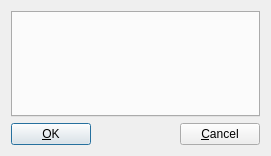
<?xml version="1.0" encoding="UTF-8"?>
<ui version="4.0">
 <class>EditMSidedCardTypeDlg</class>
 <widget class="QWidget" name="EditMSidedCardTypeDlg">
  <property name="geometry">
   <rect>
    <x>0</x>
    <y>0</y>
    <width>271</width>
    <height>156</height>
   </rect>
  </property>
  <property name="windowTitle">
   <string>Edit M-sided card type</string>
  </property>
  <layout class="QVBoxLayout" name="verticalLayout_2">
   <item>
    <layout class="QVBoxLayout" name="verticalLayout">
     <item>
      <widget class="QTabWidget" name="tab_widget">
       <property name="currentIndex">
        <number>-1</number>
       </property>
      </widget>
     </item>
     <item>
      <layout class="QHBoxLayout" name="horizontalLayout">
       <item>
        <widget class="QPushButton" name="ok_button">
         <property name="text">
          <string>&amp;OK</string>
         </property>
         <property name="autoDefault">
          <bool>true</bool>
         </property>
         <property name="default">
          <bool>true</bool>
         </property>
        </widget>
       </item>
       <item>
        <spacer name="horizontalSpacer_2">
         <property name="orientation">
          <enum>Qt::Horizontal</enum>
         </property>
         <property name="sizeHint" stdset="0">
          <size>
           <width>40</width>
           <height>20</height>
          </size>
         </property>
        </spacer>
       </item>
       <item>
        <widget class="QPushButton" name="cancel_button">
         <property name="text">
          <string>&amp;Cancel</string>
         </property>
         <property name="autoDefault">
          <bool>true</bool>
         </property>
        </widget>
       </item>
      </layout>
     </item>
    </layout>
   </item>
  </layout>
 </widget>
 <resources/>
 <connections>
  <connection>
   <sender>ok_button</sender>
   <signal>clicked()</signal>
   <receiver>EditMSidedCardTypeDlg</receiver>
   <slot>accept()</slot>
   <hints>
    <hint type="sourcelabel">
     <x>30</x>
     <y>137</y>
    </hint>
    <hint type="destinationlabel">
     <x>118</x>
     <y>77</y>
    </hint>
   </hints>
  </connection>
  <connection>
   <sender>cancel_button</sender>
   <signal>clicked()</signal>
   <receiver>EditMSidedCardTypeDlg</receiver>
   <slot>reject()</slot>
   <hints>
    <hint type="sourcelabel">
     <x>193</x>
     <y>137</y>
    </hint>
    <hint type="destinationlabel">
     <x>118</x>
     <y>77</y>
    </hint>
   </hints>
  </connection>
 </connections>
</ui>
